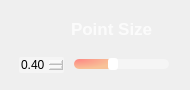
                 <widget class="QFrame" name="PointSize_QF">
                  <property name="minimumSize">
                   <size>
                    <width>190</width>
                    <height>90</height>
                   </size>
                  </property>
                  <property name="maximumSize">
                   <size>
                    <width>190</width>
                    <height>90</height>
                   </size>
                  </property>
                  <property name="styleSheet">
                   <string notr="true">QFrame#Delay_QF{
border:2px solid rgba(255, 255, 255, 70);
border-radius:15px;
}</string>
                  </property>
                  <layout class="QVBoxLayout" name="verticalLayout_19">
                   <item>
                    <widget class="QPushButton" name="ToggleBotton_4">
                     <property name="sizePolicy">
                      <sizepolicy hsizetype="Expanding" vsizetype="Fixed">
                       <horstretch>0</horstretch>
                       <verstretch>0</verstretch>
                      </sizepolicy>
                     </property>
                     <property name="minimumSize">
                      <size>
                       <width>0</width>
                       <height>30</height>
                      </size>
                     </property>
                     <property name="maximumSize">
                      <size>
                       <width>16777215</width>
                       <height>30</height>
                      </size>
                     </property>
                     <property name="font">
                      <font>
                       <family>Nirmala UI</family>
                       <pointsize>13</pointsize>
                       <italic>false</italic>
                       <bold>true</bold>
                      </font>
                     </property>
                     <property name="cursor">
                      <cursorShape>ArrowCursor</cursorShape>
                     </property>
                     <property name="mouseTracking">
                      <bool>true</bool>
                     </property>
                     <property name="focusPolicy">
                      <enum>Qt::StrongFocus</enum>
                     </property>
                     <property name="contextMenuPolicy">
                      <enum>Qt::DefaultContextMenu</enum>
                     </property>
                     <property name="layoutDirection">
                      <enum>Qt::LeftToRight</enum>
                     </property>
                     <property name="autoFillBackground">
                      <bool>false</bool>
                     </property>
                     <property name="styleSheet">
                      <string notr="true">QPushButton{
background-image: url(:img/conf.png);
background-repeat: no-repeat;
background-position: left center;
border: none;
border-left: 20px solid transparent;

text-align: left;
padding-left: 40px;
padding-bottom: 2px;
color: rgba(255, 255, 255, 199);
font: 700 13pt &quot;Nirmala UI&quot;;
}</string>
                     </property>
                     <property name="text">
                      <string>Point Size</string>
                     </property>
                     <property name="autoDefault">
                      <bool>false</bool>
                     </property>
                     <property name="default">
                      <bool>false</bool>
                     </property>
                     <property name="flat">
                      <bool>false</bool>
                     </property>
                    </widget>
                   </item>
                   <item>
                    <widget class="QFrame" name="frame_2">
                     <property name="sizePolicy">
                      <sizepolicy hsizetype="Preferred" vsizetype="Preferred">
                       <horstretch>0</horstretch>
                       <verstretch>0</verstretch>
                      </sizepolicy>
                     </property>
                     <property name="minimumSize">
                      <size>
                       <width>0</width>
                       <height>20</height>
                      </size>
                     </property>
                     <property name="maximumSize">
                      <size>
                       <width>16777215</width>
                       <height>20</height>
                      </size>
                     </property>
                     <layout class="QHBoxLayout" name="horizontalLayout_12">
                      <property name="spacing">
                       <number>10</number>
                      </property>
                      <property name="leftMargin">
                       <number>8</number>
                      </property>
                      <property name="topMargin">
                       <number>0</number>
                      </property>
                      <property name="rightMargin">
                       <number>10</number>
                      </property>
                      <property name="bottomMargin">
                       <number>0</number>
                      </property>
                      <item>
                       <widget class="QDoubleSpinBox" name="spinbox_pointsize">
                        <property name="styleSheet">
                         <string notr="true">QDoubleSpinBox {
border: 0px solid lightgray;
border-radius: 2px;
background-color: rgba(255,255,255,90);
font: 600 9pt &quot;Segoe UI&quot;;
}
        
QDoubleSpinBox::up-button {
width: 10px;
height: 9px;
margin: 0px 3px 0px 0px;
border-image: url(:img/box_up.png);
}
QDoubleSpinBox::up-button:pressed {
margin-top: 1px;
}
            
QDoubleSpinBox::down-button {
width: 10px;
height: 9px;
margin: 0px 3px 0px 0px;
border-image: url(:img/box_down.png);
}
QDoubleSpinBox::down-button:pressed {
margin-bottom: 1px;
}</string>
                        </property>
                        <property name="maximum">
                         <double>1.000000000000000</double>
                        </property>
                        <property name="singleStep">
                         <double>0.200000000000000</double>
                        </property>
                        <property name="value">
                         <double>0.400000000000000</double>
                        </property>
                       </widget>
                      </item>
                      <item>
                       <widget class="QSlider" name="slider_pointsize">
                        <property name="cursor">
                         <cursorShape>PointingHandCursor</cursorShape>
                        </property>
                        <property name="styleSheet">
                         <string notr="true">QSlider::groove:horizontal {
border: none;
height: 10px;
background-color: rgba(255,255,255,90);
border-radius: 5px;
}

QSlider::handle:horizontal {
width: 10px;
margin: -1px 0px -1px 0px;
border-radius: 3px;
background-color: white;
}

QSlider::sub-page:horizontal {
background-color: qradialgradient(cx:0, cy:0, radius:1, fx:0.1, fy:0.1, stop:0 rgb(253, 139, 133),  stop:1 rgb(248, 194, 152));
border-radius: 5px;
}</string>
                        </property>
                        <property name="maximum">
                         <number>5</number>
                        </property>
                        <property name="pageStep">
                         <number>1</number>
                        </property>
                        <property name="value">
                         <number>2</number>
                        </property>
                        <property name="orientation">
                         <enum>Qt::Horizontal</enum>
                        </property>
                       </widget>
                      </item>
                     </layout>
                    </widget>
                   </item>
                  </layout>
                 </widget>
